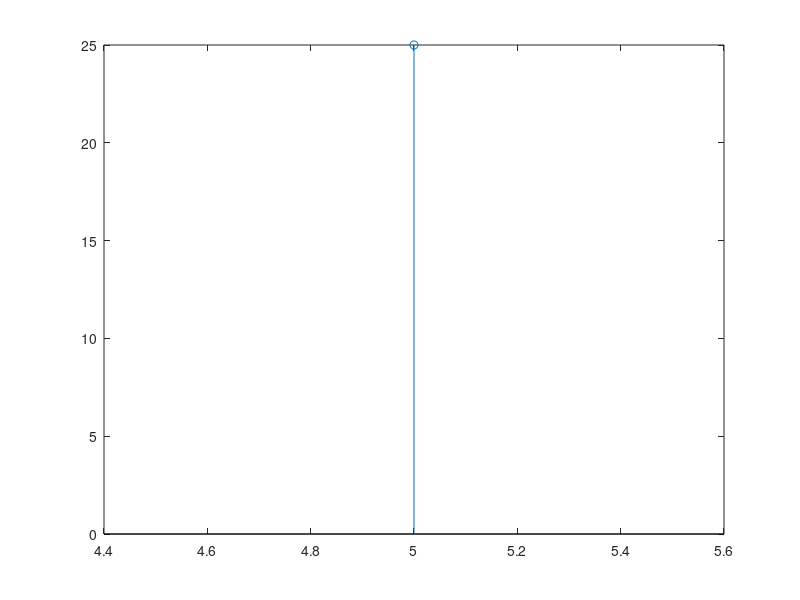

MATLAB code for this plot:
%DSP LAB ASSESSMENT - 2
%Correlation of signals

%Chirag Satapathy - 19BEI0107

%Auto Correlation
clc
clear all
close all

%Enter the 'x' values in [] leaving space between each value
%Eg: [1 2 3 4 5]
x = input('Discrete sample of x(n): ');
xlen = length(x);

for i = 1:xlen
for j = 1:xlen
    y(i,i+j-1) = x(i)*x(xlen-j+1);
end
end
z = sum(y);
newline
disp('AUTO CORRELATION OF SIGNAL');
disp("Output");z
stem(x,y);
